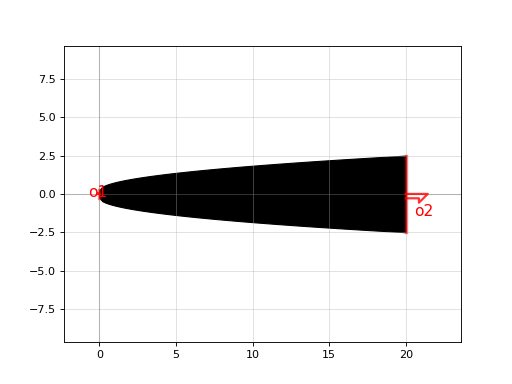

Write the Python code that produced this figure.
import gdsfactory as gf

c = gf.components.taper_parabolic(length=20, width1=0.5, width2=5.0, exp=0.5, npoints=100, layer='WG')
c.plot()
